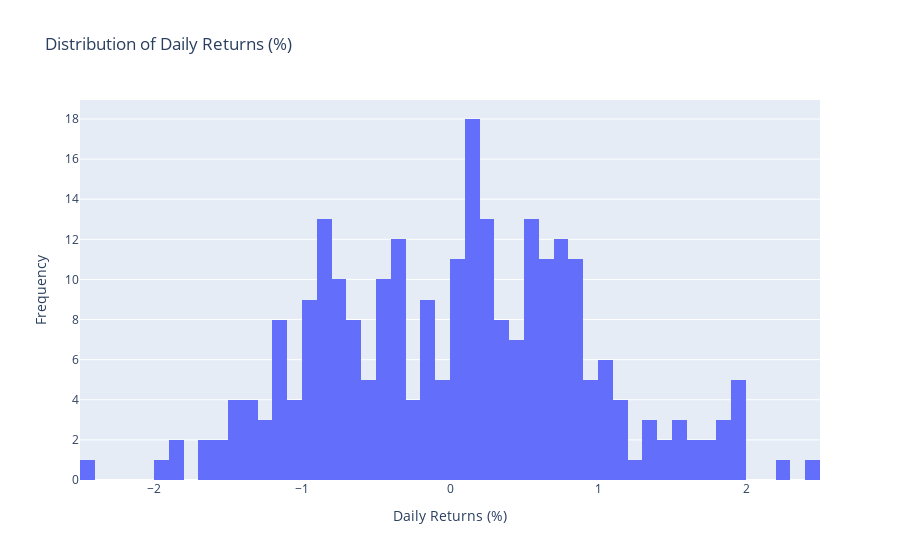

The cell this chart's notebook holds for it:
### Markdown cell above
### **분석 과제 3: 일별 수익률 계산 및 시각화**
💡 HINT : 일별 수익률은 `pct_change()` 메서드를 사용하여 계산하고, 시각화는 `plotly.express.histogram()`을 사용합니다.

### Code cell
# 일별 수익률(%) 계산 (diff, shift 또는 pct_change)
daily_returns = stock_df['Close'].pct_change() * 100

# 수익률 분포 시각화
fig = px.histogram(
    daily_returns,
    nbins=50,
    title='Distribution of Daily Returns (%)',
    labels={'value': 'Daily Returns (%)', 'count': 'Frequency'},
)

# 레이아웃 설정
fig.update_layout(
    showlegend=False,
    xaxis_title='Daily Returns (%)',
    yaxis_title='Frequency'
)

# 그래프 표시
fig.show()

### Figure 1 — Plotly figure (JSON) as saved in the notebook; plotly's stock layout.template omitted (floating-point values rounded to 4 significant figures; data arrays with more than 128 entries replaced by an {"elided": "..."} marker saying what was removed)
{"data": [{"bingroup": "x", "hovertemplate": "variable=Close<br>Daily Returns (%)=%{x}<br>count=%{y}<extra></extra>", "legendgroup": "Close", "marker": {"color": "#636efa", "pattern": {"shape": ""}}, "name": "Close", "nbinsx": 50, "orientation": "v", "showlegend": true, "type": "histogram", "x": {"elided": "259 float values"}, "xaxis": "x", "yaxis": "y"}], "layout": {"barmode": "relative", "legend": {"title": {"text": "variable"}, "tracegroupgap": 0}, "showlegend": false, "title": {"text": "Distribution of Daily Returns (%)"}, "xaxis": {"anchor": "y", "domain": [0, 1], "title": {"text": "Daily Returns (%)"}}, "yaxis": {"anchor": "x", "domain": [0, 1], "title": {"text": "Frequency"}}}}
